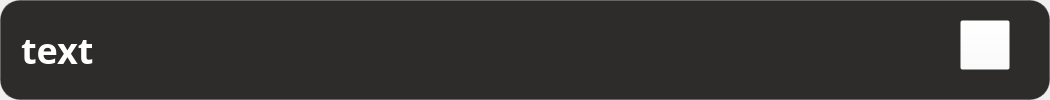
<?xml version="1.0" encoding="UTF-8"?>
<ui version="4.0">
 <class>myListWidgetItem</class>
 <widget class="QWidget" name="myListWidgetItem">
  <property name="geometry">
   <rect>
    <x>0</x>
    <y>0</y>
    <width>1050</width>
    <height>100</height>
   </rect>
  </property>
  <property name="windowTitle">
   <string>Form</string>
  </property>
  <widget class="QPushButton" name="pushButton">
   <property name="geometry">
    <rect>
     <x>960</x>
     <y>20</y>
     <width>50</width>
     <height>50</height>
    </rect>
   </property>
   <property name="styleSheet">
    <string notr="true">border-image: url(:/image/delete.png);
background-color: rgba(255, 255, 255, 0);</string>
   </property>
   <property name="text">
    <string/>
   </property>
  </widget>
  <widget class="QPushButton" name="pushButton_2">
   <property name="geometry">
    <rect>
     <x>0</x>
     <y>0</y>
     <width>1050</width>
     <height>100</height>
    </rect>
   </property>
   <property name="styleSheet">
    <string notr="true">outline:none;
background-color: rgb(45, 44, 43);
border: 1px solid rgba(45, 44, 43, 100);
color: rgb(255, 255, 255);
border-radius: 20px;
font-size: 36px;
font-family: Barlow;
padding-left:20px;
text-align: left;
font-weight: bold;</string>
   </property>
   <property name="text">
    <string>text</string>
   </property>
  </widget>
  <zorder>pushButton_2</zorder>
  <zorder>pushButton</zorder>
 </widget>
 <resources/>
 <connections/>
</ui>
